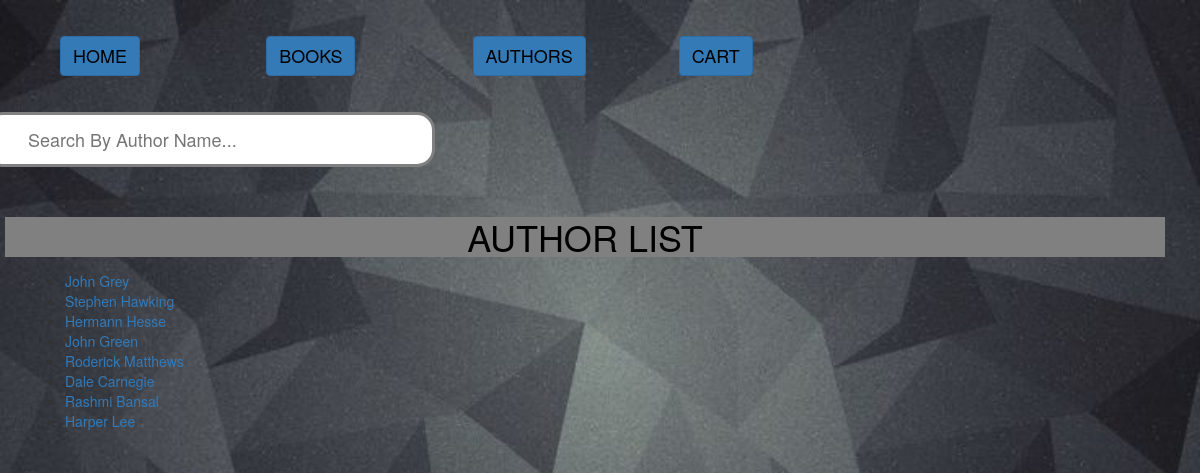
Screenshot of /authors/ with the database file from the repository.
### books/models.py (models this page shows, shortened)
class Author(models.Model):
    first_name = models.CharField(max_length=100)
    last_name = models.CharField(max_length=100)
    date_of_birth = models.DateField(null=True, blank=True)
    date_of_death = models.DateField('Died', null=True, blank=True)
    def get_absolute_url(self):
        return reverse('author-detail', args=[str(self.id)])

### books/views.py (the view)
# urls.py: url(r'^authors/$', views.author_list, name='authors'),
def author_list(request):
    author = Author.objects.all()
    return render(request,'books/author_list.html',{'author_list':author})

### books/templates/books/author_list.html (shortened to what this page needs)
{% extends "books/base.html" %}
{% block content %}
<form id="searchform" action="http://localhost:8000/bookrent/authors/" method="get" accept-charset="utf-8">
    <input class="searchfield" id="searchbox" name="q" type="text" placeholder="Search By Author Name...">
</form>
    <div style="color:black; font-size: 30; text-decoration:none; background-color:grey; text-transform:uppercase; margin-left:20px; margin-right:50px; margin-top:50px">
      <center><h1>AUTHOR LIST</h1></center>
    </div>
      <menu>
        {% if author_list %}
        <ul>
          {% for author in author_list %}
           <li>
            <a href="{{ author.get_absolute_url }}">{{ author.first_name }} {{author.last_name}} </a>
           </li>
          {% endfor %}
        </ul>
        {% else %}
          <p>There are no authors in the Gallery.</p>
        {% endif %}
      </menu>
    </div>
{% endblock %}

### static/css/style.css (style rules this page uses)
body { background: white url("images/greymatt.jpg") no-repeat ; background-size: cover; }

### books/templates/books/author_list.html (style rules this page uses)
input[type=text] { width: 450px; box-sizing: border-box; border: 3px solid grey; border-radius: 18px; font-size: 18px; background-color: white; background-image: url('searchicon.png'); background-position: 10px 10px; background-repeat: no-repeat; padding: 12px 20px 12px 40px; -webkit-transition: width 0.4s ease-in-out; transition: width 0.4s ease-in-out; }

### rows the page displays
Author: first_name "John", last_name "Grey"
Author: first_name "Stephen", last_name "Hawking"
Author: first_name "Hermann", last_name "Hesse"
Author: first_name "John", last_name "Green"
Author: first_name "Roderick", last_name "Matthews"
Author: first_name "Dale", last_name "Carnegie"
Author: first_name "Rashmi", last_name "Bansal"
Author: first_name "Harper", last_name "Lee"
